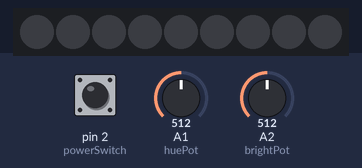
Bench run of a sketch on a simulated Arduino Uno, built with avr-gcc and run on an emulated ATmega328P. On the bench: 9 RGB LEDs in strip order, left to right. Inputs (shaded band) come from the test bench; at power-on: pin 2 (powerSwitch) HIGH, A1 (huePot) = 512, A2 (brightPot) = 512. Dim RGB values are drawn brighter than linear.

Above: at 1.2 s.
1.3 s: pin 2 (powerSwitch) pulled LOW for 0.15 s
At 1.37 s:
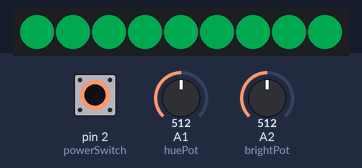
2.9 s: pin 2 (powerSwitch) pulled LOW for 3.2 s
Timing chart, 0 to 5.9 s (numbered marks = the images above; inputs shaded):
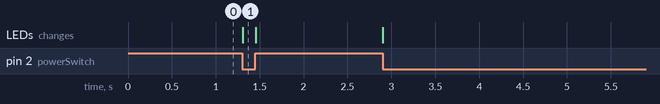

Measured:
- after the input at 1.3 s, the LEDs: change at once (image 1)

The sketch:

EhrenTorch.ino
```cpp
#include<FastLED.h>
const int NUM_LEDS = 9; //the number of LEDs in the array
const int ledPin = 3; //the pin the LED data line connects to
const int huePot = A1; //the potentiometer that control the color of the lights
const int brightPot = A2; //the potentiometer that controls the brightness
const int powerSwitch = 2; //the pin for the power button

int rainbow = 0;

int hue = 0;
int bright = 0; //the hue and brightness values we'll manipulate later
CRGB led[NUM_LEDS]; //initialising the LED array

void setup() {
  FastLED.addLeds<WS2812B, ledPin, GRB>(led, NUM_LEDS);//setting up the LED parameters
  pinMode(ledPin, OUTPUT); //self explanatory
  pinMode(brightPot, INPUT); // ^^
  pinMode(huePot, INPUT); // ^^
  pinMode(powerSwitch, INPUT_PULLUP); // ^^

}

void fadeall() { //a light fading function in case I ever choose to incorporate that later
  for(int i = 0; i < NUM_LEDS; i++) {
    led[i].nscale8(250);
  }
}


void loop() {
int  state = digitalRead(powerSwitch); //reads the power switch state so it knows if the light should be on or not
  if(state == LOW){ //if the power button is on

    for(int i = 0; i <= NUM_LEDS; i++){ //set the LED values

      bright = map(analogRead(brightPot), 0, 1023, 255, 0);
      hue = map(analogRead(huePot), 0, 1023, 255, 0);


      if(bright >= 250){//a white light mode for added brightness

        led[i] = CHSV(255, 0, bright);

      }

      else if(hue >= 245){

        led[i] = CHSV(rainbow, 255, bright);
        FastLED.show();
        rainbow++;
        delay(15);

      }

      else{
        led[i] = CHSV(hue, 255, bright);
      }

    }

  }

  else if(state == HIGH){ //if the power button is off
    for(int i = 0; i <= NUM_LEDS; i++){
      led[i] = CHSV(hue, 0, 0); //turn the LEDs off
    }
  }

    FastLED.show(); //keeping this outside of the for loops makes the transitions much smoother since all LEDs are intended to be the same color

}
```
